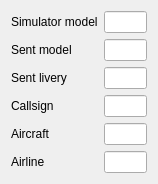
<?xml version="1.0" encoding="UTF-8"?>
<ui version="4.0">
 <class>CNetworkAircraftValuesComponent</class>
 <widget class="QFrame" name="CNetworkAircraftValuesComponent">
  <property name="geometry">
   <rect>
    <x>0</x>
    <y>0</y>
    <width>158</width>
    <height>176</height>
   </rect>
  </property>
  <property name="windowTitle">
   <string>Frame</string>
  </property>
  <layout class="QFormLayout" name="formLayout">
   <item row="1" column="0">
    <widget class="QLabel" name="lbl_SimModel">
     <property name="text">
      <string>Simulator model</string>
     </property>
    </widget>
   </item>
   <item row="1" column="1">
    <widget class="QLineEdit" name="le_SimModel">
     <property name="readOnly">
      <bool>true</bool>
     </property>
    </widget>
   </item>
   <item row="2" column="0">
    <widget class="QLabel" name="lbl_SentModel">
     <property name="text">
      <string>Sent model</string>
     </property>
    </widget>
   </item>
   <item row="2" column="1">
    <widget class="QLineEdit" name="le_SentModel">
     <property name="readOnly">
      <bool>true</bool>
     </property>
    </widget>
   </item>
   <item row="3" column="0">
    <widget class="QLabel" name="lbl_SentLivery">
     <property name="text">
      <string>Sent livery</string>
     </property>
    </widget>
   </item>
   <item row="3" column="1">
    <widget class="QLineEdit" name="le_SentLivery">
     <property name="readOnly">
      <bool>true</bool>
     </property>
    </widget>
   </item>
   <item row="4" column="1">
    <widget class="QLineEdit" name="le_Callsign">
     <property name="readOnly">
      <bool>true</bool>
     </property>
    </widget>
   </item>
   <item row="4" column="0">
    <widget class="QLabel" name="lbl_Callsign">
     <property name="text">
      <string>Callsign</string>
     </property>
    </widget>
   </item>
   <item row="5" column="0">
    <widget class="QLabel" name="lbl_Aircraft">
     <property name="text">
      <string>Aircraft</string>
     </property>
    </widget>
   </item>
   <item row="6" column="0">
    <widget class="QLabel" name="lbl_Airline">
     <property name="text">
      <string>Airline</string>
     </property>
    </widget>
   </item>
   <item row="5" column="1">
    <widget class="QLineEdit" name="le_Aircraft">
     <property name="readOnly">
      <bool>true</bool>
     </property>
    </widget>
   </item>
   <item row="6" column="1">
    <widget class="QLineEdit" name="le_Airline">
     <property name="readOnly">
      <bool>true</bool>
     </property>
    </widget>
   </item>
  </layout>
 </widget>
 <resources/>
 <connections/>
</ui>
